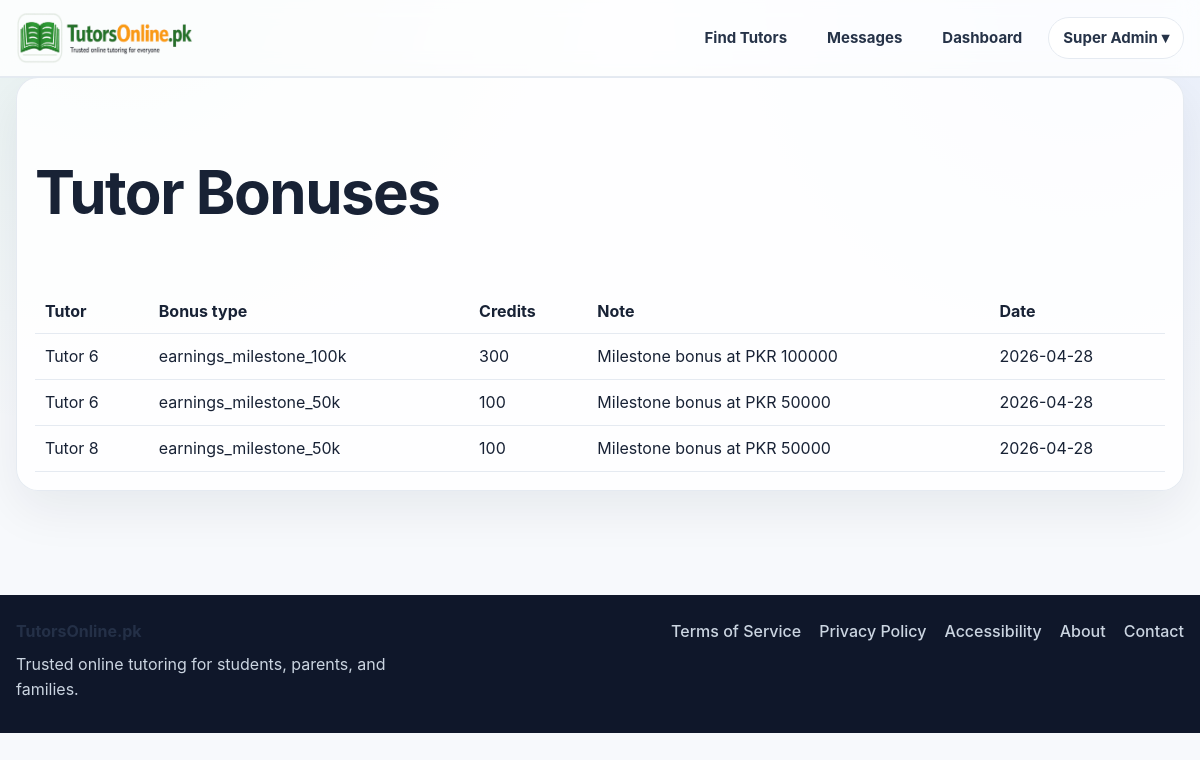
Screenshot of /admin/bonuses (signed in) with the database file from the repository.
### app.py (models this page shows, shortened)
class User(UserMixin, db.Model):
    id = db.Column(db.Integer, primary_key=True)
    email = db.Column(db.String(120), unique=True, nullable=False)
    password_hash = db.Column(db.String(255), nullable=False)
    role = db.Column(db.String(20), nullable=False, default="student")
    full_name = db.Column(db.String(120), nullable=False)
    public_name = db.Column(db.String(120), nullable=False)
    qualification = db.Column(db.String(120), default="")
    subjects = db.Column(db.String(255), default="")
    class_levels = db.Column(db.String(255), default="")
    experience_years = db.Column(db.Integer, default=0)
    bio = db.Column(db.Text, default="")
    degree_title = db.Column(db.String(255), default="")
    degree_major = db.Column(db.String(255), default="")
    degree_institution = db.Column(db.String(255), default="")
    degree_year = db.Column(db.String(50), default="")
    degree_grade = db.Column(db.String(50), default="")
    previous_path_choice = db.Column(db.String(50), default="")
    mphil_title = db.Column(db.String(255), default="")
    mphil_major = db.Column(db.String(255), default="")
    mphil_institution = db.Column(db.String(255), default="")
    mphil_year = db.Column(db.String(50), default="")
    mphil_grade = db.Column(db.String(50), default="")
    mphil_additional_note = db.Column(db.String(255), default="")
    masters_title = db.Column(db.String(255), default="")
    masters_major = db.Column(db.String(255), default="")
    masters_institution = db.Column(db.String(255), default="")
    masters_year = db.Column(db.String(50), default="")
    masters_grade = db.Column(db.String(50), default="")
    masters_additional_note = db.Column(db.String(255), default="")
    bachelor_title = db.Column(db.String(255), default="")
    bachelor_major = db.Column(db.String(255), default="")
    bachelor_institution = db.Column(db.String(255), default="")
    bachelor_year = db.Column(db.String(50), default="")
    bachelor_grade = db.Column(db.String(50), default="")
    bachelor_additional_note = db.Column(db.String(255), default="")
    inter_program = db.Column(db.String(100), default="")
    inter_institution = db.Column(db.String(255), default="")
    inter_grade = db.Column(db.String(50), default="")
    inter_year = db.Column(db.String(50), default="")
    matric_program = db.Column(db.String(100), default="")
    matric_institution = db.Column(db.String(255), default="")
    matric_grade = db.Column(db.String(50), default="")
    matric_year = db.Column(db.String(50), default="")
    gender = db.Column(db.String(50), default="")
    city = db.Column(db.String(120), default="")
    main_subject = db.Column(db.String(120), default="")
    additional_subjects = db.Column(db.String(255), default="")
    student_level = db.Column(db.String(120), default="")
    student_subject_needed = db.Column(db.String(120), default="")
    preferred_tutor_gender = db.Column(db.String(50), default="")
    learning_mode = db.Column(db.String(50), default="")
    teaching_mode = db.Column(db.String(50), default="")
    hourly_rate = db.Column(db.Integer, default=0)
    mobile_number = db.Column(db.String(40), default="")
    cnic_number = db.Column(db.String(40), default="")
    profile_image = db.Column(db.String(255), default="")
    degree_file = db.Column(db.String(255), default="")
    additional_qualification_level = db.Column(db.String(80), default="")
    additional_qualification_title = db.Column(db.String(255), default="")
    additional_qualification_major = db.Column(db.String(255), default="")
    additional_qualification_institution = db.Column(db.String(255), default="")
    additional_qualification_year = db.Column(db.String(50), default="")
    additional_qualification_grade = db.Column(db.String(50), default="")
    additional_qualification_file = db.Column(db.String(255), default="")
    demo_video_url = db.Column(db.String(255), default="")
    demo_video_file = db.Column(db.String(255), default="")
    modest_profile = db.Column(db.Boolean, default=False)
    audio_only = db.Column(db.Boolean, default=False)
    is_active_user = db.Column(db.Boolean, default=True)
    is_verified_tutor = db.Column(db.Boolean, default=False)
    profile_stage = db.Column(db.String(40), default="basic_complete")
    verification_submitted_at = db.Column(db.DateTime)
    approved_at = db.Column(db.DateTime)
    rejected_at = db.Column(db.DateTime)
    admin_review_note = db.Column(db.Text, default="")
    is_public_tutor = db.Column(db.Boolean, default=False)
    tutor_category = db.Column(db.String(80), default="")
    bonus_credits = db.Column(db.Integer, default=0)
    total_earnings_pkr = db.Column(db.Integer, default=0)
    monthly_earnings_pkr = db.Column(db.Integer, default=0)
    sessions_completed = db.Column(db.Integer, default=0)
    rating_avg = db.Column(db.Float, default=0.0)
    rating_count = db.Column(db.Integer, default=0)
    credits_balance = db.Column(db.Integer, default=0)
    pending_payout_pkr = db.Column(db.Integer, default=0)
    payout_method = db.Column(db.String(30), default="bank")
    payout_account_title = db.Column(db.String(120), default="")
    payout_account_number = db.Column(db.String(120), default="")
    payout_iban = db.Column(db.String(64), default="")
    created_at = db.Column(db.DateTime, default=datetime.utcnow)
    bookings_as_student = db.relationship(
        "Booking",
        backref="student",
        lazy=True,
        foreign_keys="Booking.student_id",
    )
    bookings_as_tutor = db.relationship(
        "Booking",
        backref="tutor",
        lazy=True,
        foreign_keys="Booking.tutor_id",
    )
    @property
    def is_active(self):
        return self.is_active_user

class TutorBonus(db.Model):
    id = db.Column(db.Integer, primary_key=True)
    tutor_id = db.Column(db.Integer, db.ForeignKey("user.id"), nullable=False)
    bonus_type = db.Column(db.String(50), nullable=False)
    credits_awarded = db.Column(db.Integer, nullable=False)
    note = db.Column(db.String(255), default="")
    created_at = db.Column(db.DateTime, default=datetime.utcnow)
    tutor = db.relationship("User", backref="bonus_entries")

### app.py (the view)
@app.route("/admin/bonuses")
@login_required
def admin_bonuses():
    if current_user.role != "admin":
        return redirect(url_for("dashboard"))
    bonuses = TutorBonus.query.order_by(TutorBonus.created_at.desc()).all()
    return render_template("admin_bonuses.html", bonuses=bonuses)

### app.py (called while the page is built, shortened)
@app.context_processor
def inject_message_badge():
    return {
        "global_unread_messages": unread_message_count_for(current_user)
        if current_user.is_authenticated else 0
    }

@login_manager.user_loader
def load_user(user_id):
    return User.query.get(int(user_id))

@app.context_processor
def inject_globals():
    return {
        "credit_rate": app.config["CREDIT_RATE"],
        "google_configured": bool(
            app.config["GOOGLE_CLIENT_ID"] and app.config["GOOGLE_CLIENT_SECRET"]
        ),
        "under_construction": UNDER_CONSTRUCTION,
    }

@app.before_request
def construction_gate():
    if request.method == "GET" and not request.path.startswith("/static/"):
        if not session.get("_visit_counted"):
            session["_visit_counted"] = True
            app.config["VISITOR_COUNT"] = app.config.get("VISITOR_COUNT", 0) + 1
    if current_user.is_authenticated and current_user.role == "admin":
        if request.args.get("preview") == "1":
            return
    if current_user.is_authenticated and current_user.role == "admin":
        if request.args.get("preview") == "1":
            session["preview_mode"] = True
    if session.get("preview_mode"):
        return
    if not UNDER_CONSTRUCTION:
        return

def unread_message_count_for(user):
    if not user or not getattr(user, "is_authenticated", False):
        return 0
    if user.role == "student":
        convo_ids = [
            c.id for c in Conversation.query.filter_by(student_id=user.id).all()
        ]
    elif user.role == "tutor":
        convo_ids = [
            c.id for c in Conversation.query.filter_by(tutor_id=user.id).all()
        ]
    elif user.role == "admin":
        return 0
    else:
        return 0

### templates/admin_bonuses.html
{% extends 'base.html' %}
{% block content %}
<section class="card">
  <h1>Tutor Bonuses</h1>
  <table class="table">
    <tr><th>Tutor</th><th>Bonus type</th><th>Credits</th><th>Note</th><th>Date</th></tr>
    {% for item in bonuses %}
    <tr><td>{{ item.tutor.public_name }}</td><td>{{ item.bonus_type }}</td><td>{{ item.credits_awarded }}</td><td>{{ item.note }}</td><td>{{ item.created_at.strftime('%Y-%m-%d') }}</td></tr>
    {% else %}
    <tr><td colspan="5">No bonuses yet.</td></tr>
    {% endfor %}
  </table>
</section>
{% endblock %}

### templates/base.html (shortened to what this page needs)
<!doctype html>
<html lang="en">
<head>
  <link rel="stylesheet" href="{{ url_for('static', filename='css/styles.css') }}">
  <link rel="stylesheet" href="{{ url_for('static', filename='css/design-system.css') }}">
</head>
<body>
  <header class="site-header">
    <div class="container nav-wrap">
      <a href="{{ url_for('index') }}" class="brand">
        <img src="{{ url_for('static', filename='images/logo.png') }}" alt="TutorsOnline.pk" class="brand-logo">
      </a>
     <nav class="main-nav">
      <a href="{{ url_for('tutors') }}">Find Tutors</a>
      {% if current_user.is_authenticated %}
        <a href="{{ url_for('messages_inbox') }}" class="nav-messages-link">
          Messages
        </a>
        <a href="{{ url_for('dashboard') }}">Dashboard</a>
        <div class="nav-user-dropdown">
          <button type="button" class="nav-user-trigger">
            {{ current_user.public_name or 'Account' }} ▾
          </button>
        </div>
      {% else %}
        <a href="{{ url_for('contact') }}">Contact</a>
        <a href="{{ url_for('login') }}">Login</a>
        <a href="{{ url_for('register') }}" class="nav-join-btn">Join</a>
      {% endif %}
    </nav>
    </div>
  </header>
  <main class="site-main">
    <div class="container">
      {% block content %}{% endblock %}
    </div>
  </main>
  <footer class="site-footer">
    <div class="container footer-wrap">
      <div class="footer-brand">
        <strong>TutorsOnline.pk</strong>
        <p>Trusted online tutoring for students, parents, and families.</p>
      </div>
      <div class="footer-links">
        <a href="{{ url_for('terms') }}">Terms of Service</a>
        <a href="{{ url_for('privacy') }}">Privacy Policy</a>
        <a href="{{ url_for('accessibility') }}">Accessibility</a>
        <a href="{{ url_for('about') }}">About</a>
        <a href="{{ url_for('contact') }}">Contact</a>
      </div>
    </div>
  </footer>
</body>
</html>

### static/css/styles.css (style rules this page uses)
:root { --bg: #f6f7f9; --surface: #ffffff; --surface-soft: rgba(255, 255, 255, 0.92); --text: #1f2a44; --muted: #5f6b7a; --line: #e3e8ee; --brand: #347a46; --brand-dark: #2d673c; --brand-light: #eef6f0; --blue: #2f67e8; --blue-dark: #2251bf; --shadow-soft: 0 12px 32px rgba(26, 37, 57, 0.05); --shadow-card: 0 14px 28px rgba(20, 31, 55, 0.06); --radius-xl: 28px; --radius-lg: 22px; --radius-md: 18px; --radius-sm: 14px; }
* { box-sizing: border-box; }
html { scroll-behavior: smooth; }
body { margin: 0; font-family: Arial, Helvetica, sans-serif; background: var(--bg); color: var(--text); }
a { text-decoration: none; color: var(--brand); }
img { max-width: 100%; }
.container { max-width: 1240px; margin: 0 auto; padding: 0 20px; }
.site-main { padding: 0 0 48px; }
.site-header { background: rgba(255, 255, 255, 0.95); border-bottom: 1px solid var(--line); position: sticky; top: 0; z-index: 50; backdrop-filter: blur(10px); }
.nav-wrap { min-height: 88px; display: flex; align-items: center; justify-content: space-between; gap: 20px; }
.brand { display: flex; align-items: center; }
.brand-logo { height: 58px; width: auto; display: block; }
.main-nav { display: flex; align-items: center; gap: 34px; flex-wrap: wrap; }
.main-nav a { color: #243047; font-size: 18px; font-weight: 500; }
.card { background: var(--surface); border: 1px solid var(--line); border-radius: 18px; padding: 18px; box-shadow: 0 10px 24px rgba(14, 32, 73, 0.04); }
input, select, textarea, button, progress { font: inherit; }
.table { width: 100%; border-collapse: collapse; }
.table th, .table td { border-bottom: 1px solid var(--line); padding: 10px; text-align: left; vertical-align: top; }
.site-footer { margin-top: 48px; background: #ffffff; border-top: 1px solid var(--line); }
.footer-wrap { display: flex; justify-content: space-between; gap: 24px; padding: 24px 20px 30px; flex-wrap: wrap; }
.footer-brand strong { display: block; margin-bottom: 8px; color: #243047; }
.footer-brand p { margin: 0; color: var(--muted); max-width: 380px; line-height: 1.6; }
.footer-links { display: flex; gap: 18px; flex-wrap: wrap; align-items: flex-start; }
.footer-links a { color: #3b5fbf; font-weight: 500; }
:root { --homepage-max: 1280px; --hero-height-desktop: 500px; --hero-height-tablet: 430px; --hero-height-mobile: 360px; --glass: rgba(255, 255, 255, 0.78); --glass-strong: rgba(255, 255, 255, 0.9); --brand-grad: linear-gradient(135deg, #2f67e8 0%, #347a46 100%); --soft-ring: 0 0 0 4px rgba(47, 103, 232, 0.08); --shadow-premium: 0 18px 45px rgba(17, 24, 39, 0.08); --shadow-premium-lg: 0 30px 70px rgba(17, 24, 39, 0.14); }
.container { max-width: var(--homepage-max); }

### rows the page displays
User: public_name "Super Admin"
TutorBonus: tutor.public_name "Tutor 6", bonus_type "earnings_milestone_100k", credits_awarded "300", note "Milestone bonus at PKR 100000", created_at "2026-04-28"
TutorBonus: tutor.public_name "Tutor 6", bonus_type "earnings_milestone_50k", credits_awarded "100", note "Milestone bonus at PKR 50000", created_at "2026-04-28"
TutorBonus: tutor.public_name "Tutor 8", bonus_type "earnings_milestone_50k", credits_awarded "100", note "Milestone bonus at PKR 50000", created_at "2026-04-28"
